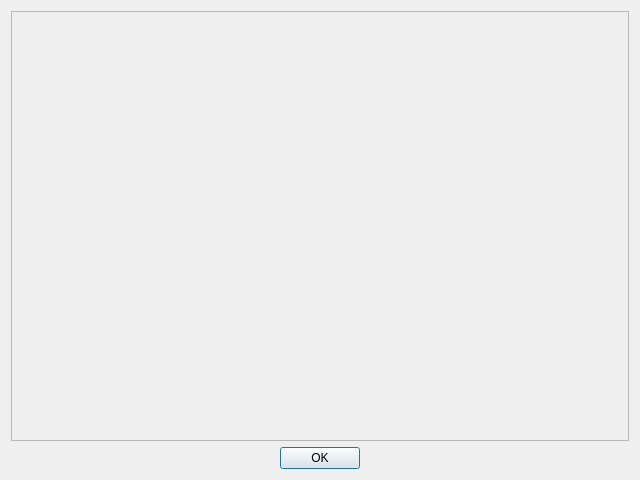
<?xml version="1.0" encoding="UTF-8"?>
<ui version="4.0">
 <class>HelpDialog</class>
 <widget class="QDialog" name="HelpDialog">
  <property name="geometry">
   <rect>
    <x>0</x>
    <y>0</y>
    <width>640</width>
    <height>480</height>
   </rect>
  </property>
  <property name="windowTitle">
   <string>Help</string>
  </property>
  <property name="windowIcon">
   <iconset resource="resources.qrc">
    <normaloff>:/logo3.png</normaloff>:/logo3.png</iconset>
  </property>
  <layout class="QVBoxLayout" name="verticalLayout">
   <item>
    <widget class="QScrollArea" name="scrollArea">
     <property name="widgetResizable">
      <bool>true</bool>
     </property>
     <widget class="QWidget" name="scrollAreaWidgetContents">
      <property name="geometry">
       <rect>
        <x>0</x>
        <y>0</y>
        <width>620</width>
        <height>431</height>
       </rect>
      </property>
     </widget>
    </widget>
   </item>
   <item>
    <widget class="QDialogButtonBox" name="buttonBox">
     <property name="standardButtons">
      <set>QDialogButtonBox::Ok</set>
     </property>
     <property name="centerButtons">
      <bool>true</bool>
     </property>
    </widget>
   </item>
  </layout>
 </widget>
 <resources>
  <include location="resources.qrc"/>
 </resources>
 <connections/>
</ui>
